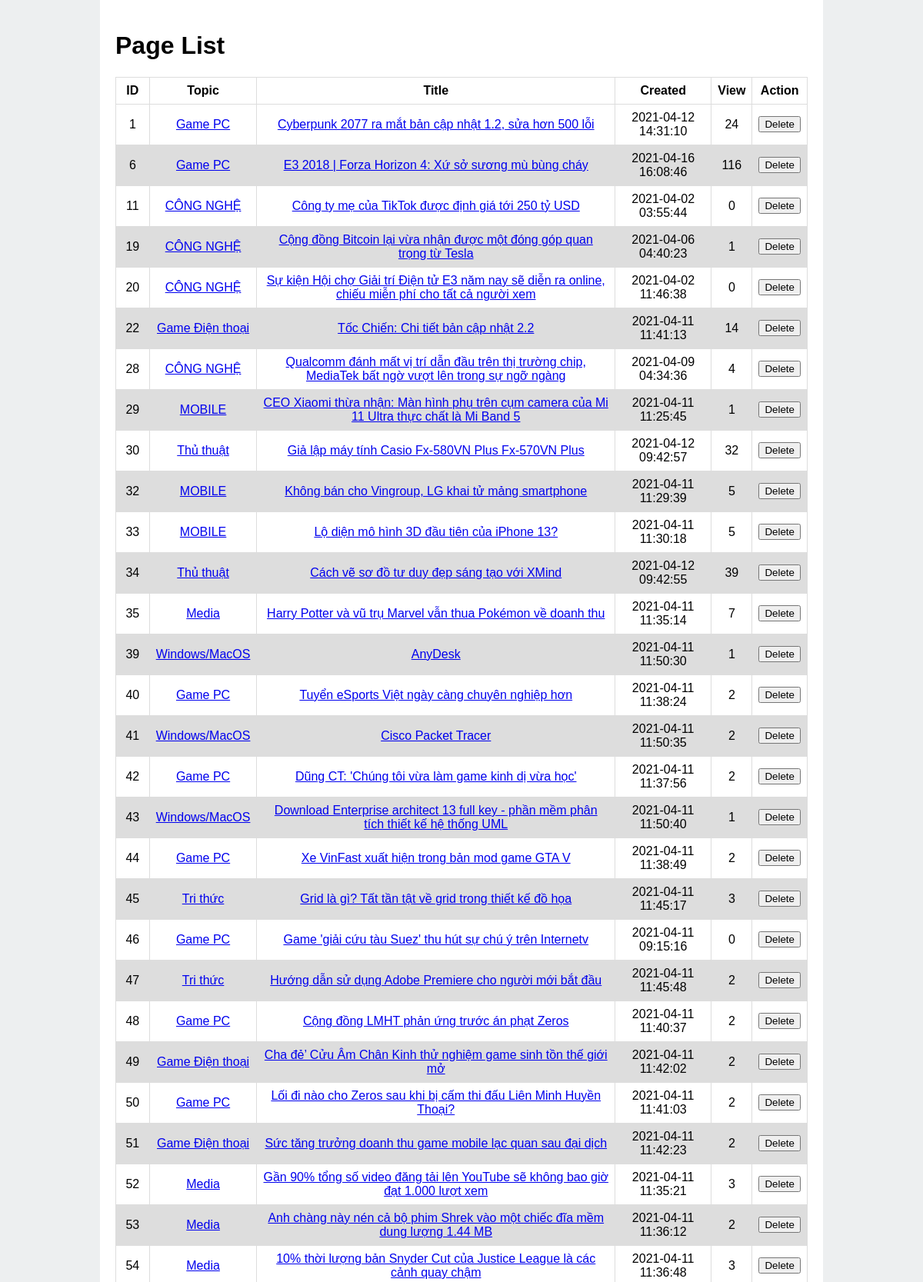
Page /admin/PageList.php (upper part) on the committed database.
### tables this page shows
CREATE TABLE `pages` (
  `id` int(11) UNSIGNED NOT NULL,
  `topic` varchar(50) NOT NULL,
  `title` varchar(100) NOT NULL,
  `url` varchar(300) NOT NULL,
  `label` varchar(100) NOT NULL,
  `body` text NOT NULL,
  `created` timestamp NOT NULL DEFAULT current_timestamp() ON UPDATE current_timestamp(),
  `view` int(11) NOT NULL,
  `updated` timestamp NULL DEFAULT NULL,
  `userId` int(11) DEFAULT NULL
);

### admin/PageList.php (called while the page is built)
<?php
    require 'start.php';
    require MODEL_ROOT . '/getPageList.php';
    require VIEW_ROOT . '/PageView.php';
?>

### admin/model/getPageList.php (called while the page is built)
<?php
    $pages = $db->query("
        SELECT id, topic, title, url, created, view
        FROM pages
        ORDER BY id
    ")->fetchAll(PDO::FETCH_ASSOC);

### admin/views/PageView.php (the view, shortened to what this page needs)
<!DOCTYPE html>
<html lang="en">
<head>
    <link rel="stylesheet" href="<?php echo BASE_VIEW; ?>assets/css/styles.css">
</head>
<body>
    <div class='wrapper'>
        <h1> Page List </h1>
        <table>
        <thead>
            <tr>
                <th>ID</th>
                <th>Topic</th>
                <th>Title</th>
                <th>Created</th>
                <th>View</th>
                <th colspan="2">Action</th>
            </tr>
        </thead>
            <?php foreach($pages as $row):?>
                <tr>
                    <td><?php echo $row['id'];?></td>
                    <td>
                        <a href="http://localhost/myweb/webProject/topic.php?topic=<?php echo $row['topic'];?>" target="_blank">
                            <?php echo $row['topic'];?>
                        </a>
                    </td>
                    <td>
                        <a href="http://localhost/myweb/webProject/page.php?id=<?php echo $row['id'];?>" target="_blank">
                            <?php echo $row['title'];?>
                        </a>
                    </td>
                    <td><?php echo $row['created'];?></td>
                    <td><?php echo $row['view'];?></td>
                    <td>
                        <button onclick="deletePage(<?php echo $row['id']; ?>, this)">Delete</button>
                    </td>
                </tr>
            <?php endforeach;?>
        </table>
    </div>
</body>
</html>

### admin/views/assets/css/styles.css (style rules this page uses)
body { font: 1em "Helveltica", sans-serif; background-color: #edeff0; margin: 0; }
.wrapper { margin: 0 auto; padding: 20px; width: 100%; max-width: 900px; background-color: #fff; }
h1, h2, h3, h4, h5 { font-weight: 200%; }
table { font-family: arial, sans-serif; border-collapse: collapse; width: 100%; }
td { border: 1px solid #dddddd; text-align: center; padding: 8px; }
th { border: 1px solid #dddddd; text-align: center; padding: 8px; }
tr:nth-child(even) { background-color: #dddddd; }

### rows in the picture
pages: id "1", topic "Game PC", title "Cyberpunk 2077 ra mắt bản cập nhật 1.2, sửa hơn 500 lỗi", created "2021-04-12 14:31:10", view "24"
pages: id "6", topic "Game PC", title "E3 2018 | Forza Horizon 4: Xứ sở sương mù bùng cháy", created "2021-04-16 16:08:46", view "116"
pages: id "11", topic "CÔNG NGHỆ", title "Công ty mẹ của TikTok được định giá tới 250 tỷ USD", created "2021-04-02 03:55:44", view "0"
pages: id "19", topic "CÔNG NGHỆ", title "Cộng đồng Bitcoin lại vừa nhận được một đóng góp quan trọng từ Tesla", created "2021-04-06 04:40:23", view "1"
pages: id "20", topic "CÔNG NGHỆ", title "Sự kiện Hội chợ Giải trí Điện tử E3 năm nay sẽ diễn ra online, chiếu miễn phí cho tất cả người xem", created "2021-04-02 11:46:38", view "0"
pages: id "22", topic "Game Điện thoại", title "Tốc Chiến: Chi tiết bản cập nhật 2.2", created "2021-04-11 11:41:13", view "14"
pages: id "28", topic "CÔNG NGHỆ", title "Qualcomm đánh mất vị trí dẫn đầu trên thị trường chip, MediaTek bất ngờ vượt lên trong sự ngỡ ngàng", created "2021-04-09 04:34:36", view "4"
pages: id "29", topic "MOBILE", title "CEO Xiaomi thừa nhận: Màn hình phụ trên cụm camera của Mi 11 Ultra thực chất là Mi Band 5", created "2021-04-11 11:25:45", view "1"
pages: id "30", topic "Thủ thuật", title "Giả lập máy tính Casio Fx-580VN Plus Fx-570VN Plus", created "2021-04-12 09:42:57", view "32"
pages: id "32", topic "MOBILE", title "Không bán cho Vingroup, LG khai tử mảng smartphone", created "2021-04-11 11:29:39", view "5"
pages: id "33", topic "MOBILE", title "Lộ diện mô hình 3D đầu tiên của iPhone 13?", created "2021-04-11 11:30:18", view "5"
pages: id "34", topic "Thủ thuật", title "Cách vẽ sơ đồ tư duy đẹp sáng tạo với XMind", created "2021-04-12 09:42:55", view "39"
pages: id "35", topic "Media", title "Harry Potter và vũ trụ Marvel vẫn thua Pokémon về doanh thu", created "2021-04-11 11:35:14", view "7"
pages: id "39", topic "Windows/MacOS", title "AnyDesk", created "2021-04-11 11:50:30", view "1"
pages: id "40", topic "Game PC", title "Tuyển eSports Việt ngày càng chuyên nghiệp hơn", created "2021-04-11 11:38:24", view "2"
pages: id "41", topic "Windows/MacOS", title "Cisco Packet Tracer", created "2021-04-11 11:50:35", view "2"
pages: id "42", topic "Game PC", title "Dũng CT: 'Chúng tôi vừa làm game kinh dị vừa học'", created "2021-04-11 11:37:56", view "2"
pages: id "43", topic "Windows/MacOS", title "Download Enterprise architect 13 full key - phần mềm phân tích thiết kế hệ thống UML", created "2021-04-11 11:50:40", view "1"
pages: id "44", topic "Game PC", title "Xe VinFast xuất hiện trong bản mod game GTA V", created "2021-04-11 11:38:49", view "2"
pages: id "45", topic "Tri thức", title "Grid là gì? Tất tần tật về grid trong thiết kế đồ họa", created "2021-04-11 11:45:17", view "3"
pages: id "46", topic "Game PC", title "Game 'giải cứu tàu Suez' thu hút sự chú ý trên Internetv", created "2021-04-11 09:15:16", view "0"
pages: id "47", topic "Tri thức", title "Hướng dẫn sử dụng Adobe Premiere cho người mới bắt đầu", created "2021-04-11 11:45:48", view "2"
pages: id "48", topic "Game PC", title "Cộng đồng LMHT phản ứng trước án phạt Zeros", created "2021-04-11 11:40:37", view "2"
pages: id "49", topic "Game Điện thoại", title "Cha đẻ’ Cửu Âm Chân Kinh thử nghiệm game sinh tồn thế giới mở", created "2021-04-11 11:42:02", view "2"
pages: id "50", topic "Game PC", title "Lối đi nào cho Zeros sau khi bị cấm thi đấu Liên Minh Huyền Thoại?", created "2021-04-11 11:41:03", view "2"
pages: id "51", topic "Game Điện thoại", title "Sức tăng trưởng doanh thu game mobile lạc quan sau đại dịch", created "2021-04-11 11:42:23", view "2"
pages: id "52", topic "Media", title "Gần 90% tổng số video đăng tải lên YouTube sẽ không bao giờ đạt 1.000 lượt xem", created "2021-04-11 11:35:21", view "3"
pages: id "53", topic "Media", title "Anh chàng này nén cả bộ phim Shrek vào một chiếc đĩa mềm dung lượng 1.44 MB", created "2021-04-11 11:36:12", view "2"
pages: id "54", topic "Media", title "10% thời lượng bản Snyder Cut của Justice League là các cảnh quay chậm", created "2021-04-11 11:36:48", view "3"
